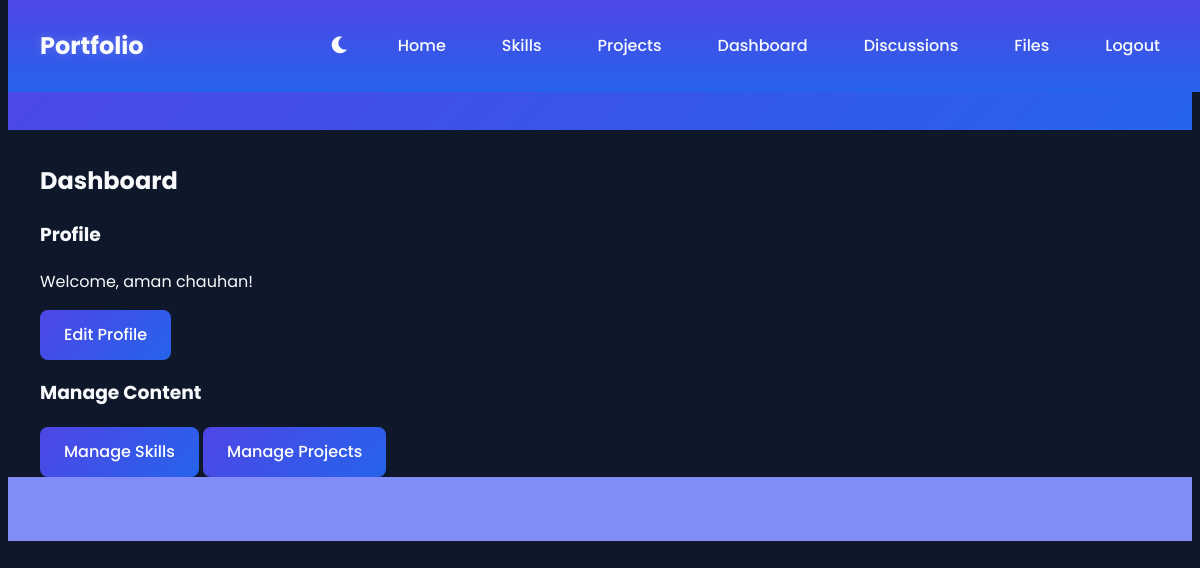
Page /dashboard (signed in) on the earlier database version.
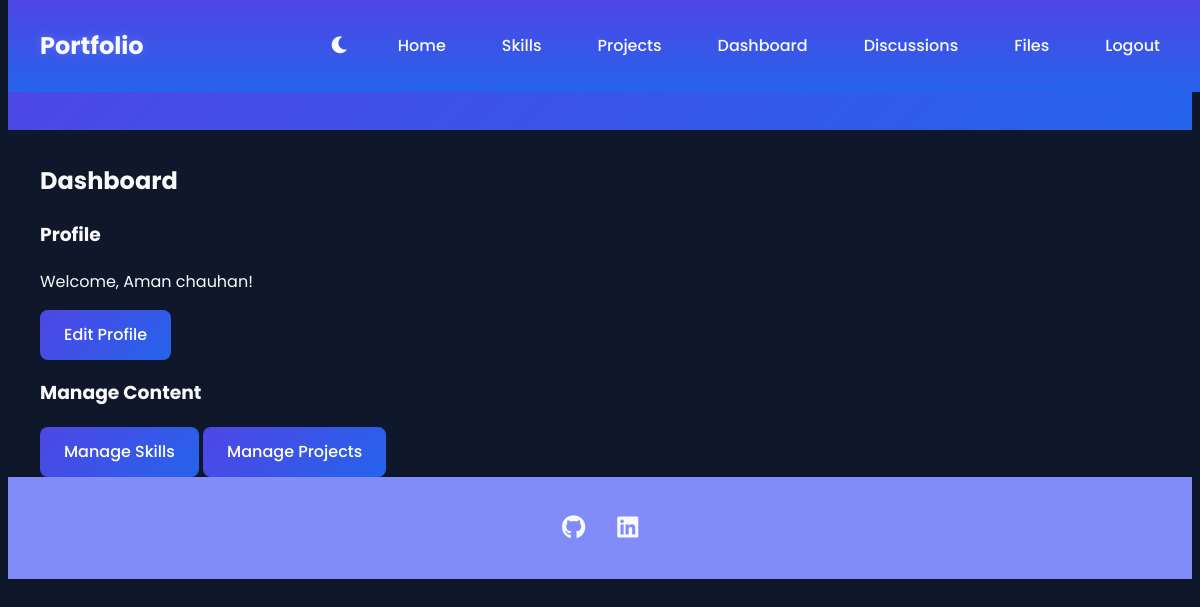
Same page on the later database version.
### app.py (models this page shows)
class Student(UserMixin, db.Model):
    id = db.Column(db.Integer, primary_key=True)
    username = db.Column(db.String(80), unique=True, nullable=False)
    password_hash = db.Column(db.String(120), nullable=False)
    name = db.Column(db.String(100), nullable=False)
    email = db.Column(db.String(120), unique=True, nullable=False)
    bio = db.Column(db.Text)
    profile_image = db.Column(db.String(200))
    resume_url = db.Column(db.String(200))
    github_url = db.Column(db.String(200))
    linkedin_url = db.Column(db.String(200))
    skills = db.relationship('Skill', backref='student', lazy=True)
    projects = db.relationship('Project', backref='student', lazy=True)
    certificates = db.relationship('Certificate', backref='student', lazy=True)
    education = db.relationship('Education', backref='student', lazy=True)
    discussions = db.relationship('Discussion', backref='author', lazy=True)
    comments = db.relationship('Comment', backref='author', lazy=True)
    shared_files = db.relationship('SharedFile', backref='author', lazy=True)

### app.py (the view)
@app.route('/dashboard')
@login_required
def dashboard():
    return render_template('dashboard.html')

### app.py (called while the page is built)
@login_manager.user_loader
def load_user(user_id):
    return Student.query.get(int(user_id))

### templates/dashboard.html
{% extends "base.html" %}
{% block content %}
<div class="container">
    <h2>Dashboard</h2>
    <div class="dashboard-content">
        <div class="profile-section">
            <h3>Profile</h3>
            <p>Welcome, {{ current_user.name }}!</p>
            <a href="{{ url_for('edit_profile') }}" class="btn">Edit Profile</a>
        </div>
        <div class="management-section">
            <h3>Manage Content</h3>
            <div class="button-group">
                <a href="{{ url_for('skills') }}" class="btn">Manage Skills</a>
                <a href="{{ url_for('projects') }}" class="btn">Manage Projects</a>
            </div>
        </div>
    </div>
</div>
{% endblock %}

Differences in the rows shown:
changed Student: name "aman chauhan" → "Aman chauhan"
